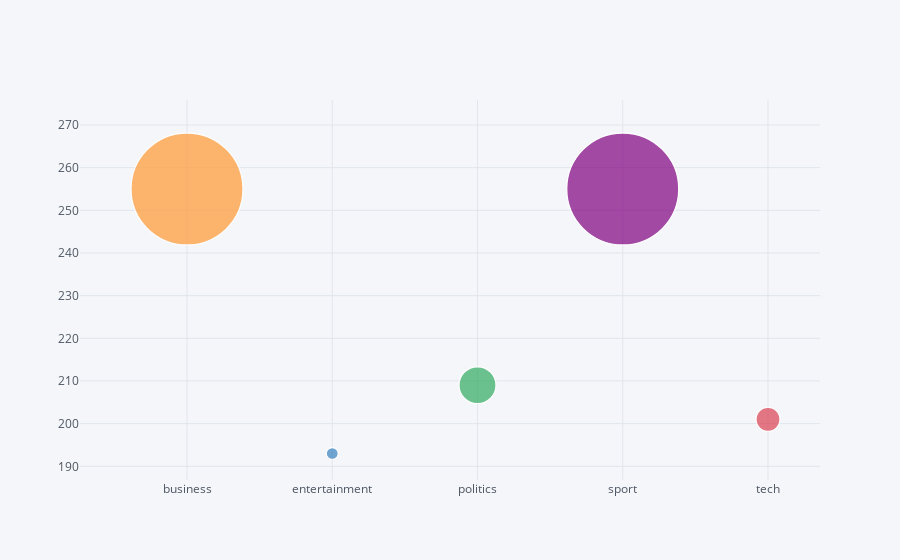

Write notebook code for a chart like this one.
### Code cell
pd.DataFrame({"category":ct.keys(), "value":ct.values()}).iplot(kind='bubble', x='category', y='value', size='value')

### Figure 1 — Plotly figure (JSON) as saved in the notebook; plotly's stock layout.template omitted (floating-point values rounded to 4 significant figures)
{"data": [{"marker": {"color": ["rgb(255, 153, 51)", "rgb(55, 128, 191)", "rgb(50, 171, 96)", "rgb(128, 0, 128)", "rgb(219, 64, 82)", "rgb(0, 128, 128)", "rgb(255, 255, 51)", "rgb(128, 128, 0)", "rgb(251, 128, 114)", "rgb(128, 177, 211)"], "line": {"width": 1.3}, "size": [112, 12, 37, 112, 24], "symbol": "circle"}, "mode": "markers", "text": "", "type": "scatter", "x": ["business", "entertainment", "politics", "sport", "tech"], "y": [255, 193, 209, 255, 201]}], "layout": {"legend": {"bgcolor": "#F5F6F9", "font": {"color": "#4D5663"}}, "paper_bgcolor": "#F5F6F9", "plot_bgcolor": "#F5F6F9", "title": {"font": {"color": "#4D5663"}}, "xaxis": {"gridcolor": "#E1E5ED", "showgrid": true, "tickfont": {"color": "#4D5663"}, "title": {"font": {"color": "#4D5663"}, "text": ""}, "zerolinecolor": "#E1E5ED"}, "yaxis": {"gridcolor": "#E1E5ED", "showgrid": true, "tickfont": {"color": "#4D5663"}, "title": {"font": {"color": "#4D5663"}, "text": ""}, "zerolinecolor": "#E1E5ED"}}}
